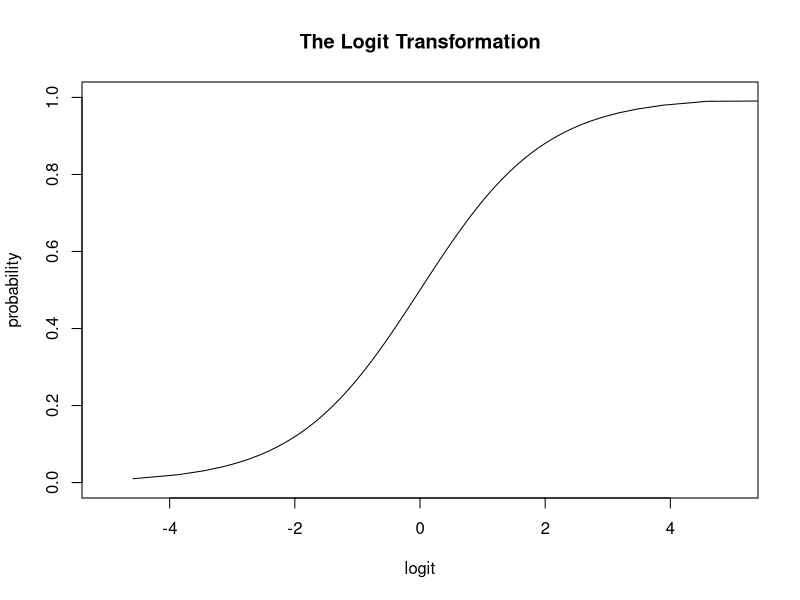
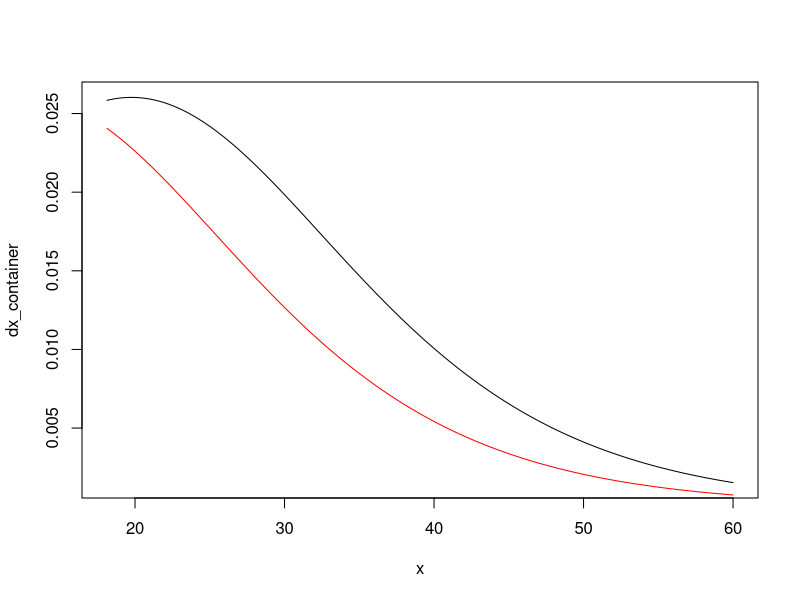
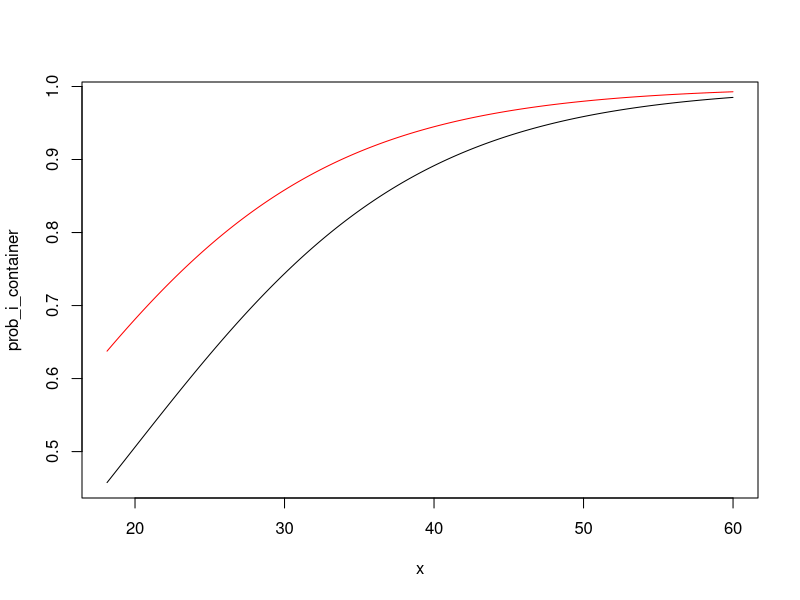

These charts were generated, in order, by the following R code:
# Logit transformation
## 1. Generate a vector of probabilities
pi <- seq(0, 0.9999999, le = 100)

logit <- function(x) {
  logit <- log(x / (1 - x))
  return (logit)
}

plot(
  logit(pi),
  pi,
  type = "l",
  xlim = c(-5, 5),
  main = "The Logit Transformation",
  xlab = "logit",
  ylab = "probability",
  cex.main = 1.2,
  cex.lab = 1,
  cex.axis = 1
)

# Maximum Likelihood estimation Logit
# General Syntax

# Load packages
library(maxLik)

loglikelikelihood <- function(beta) {
  ll <- "my likelihood function"
  #depending on your optimization routine,
  #check whether you need the negative or the positive log likelihood!
  return(ll)
}

#estim<-maxBFGS(loglike,finalHessian=TRUE,start=c(.,.))###initialize the optimization,
#pass on starting values and store the results in estim
#estim.par<-estim$estimate ### store the parameter estimates in a variable "estim.par"

# An empirical example for the logit model
set.seed(40)

n <- 1000 # sample size
beta0 <- -2 # intercept
beta1 <- 0.1 # coefficient of regressor
beta2 <- 1
beta <- cbind(beta0, beta1, beta2)

# Data
x <-
  sort(runif(n = n, min = 18, max = 60)) # generating the regressor
x2 <- rbinom(n, 1, 0.5) # vector of size 1000 with 1s and 0s. Probability for a 1 is 0.5
# Equation (6) Classification.html
linear_model <- beta0 + beta1 * x + beta2 * x2
# Logistig function
prob_i_x <- exp(linear_model) / (1 + exp(linear_model))
# drawing y with the transformed logit probabilities
# In Default example this is: Pr(default=YES|balance)
y <- rbinom(n = length(x), size = 1, prob = prob_i_x)

data <- cbind(x, prob_i_x)

X <- cbind(rep(1, n), x, x2)
# Formula.. from where?
loglikelikelihood <- function(beta) {
  ll <-
    sum(-y * log(1 + exp(-(X %*% beta))) - (1 - y) * log(1 + exp(X %*% beta)))
}
## TESTING Max likelihood functions
ll1 <- loglikelikelihood(c(0,1,1))
# This gives the same output as the one above?
myloglikelikelihood <- function(beta){
  ll <- sum(-log(1 + exp(X%*%beta)) + y*X%*%beta)
  return(ll)
}
ll2 <- myloglikelikelihood(c(0,1,1))
## END TESTING Max Likelihood functions

estimate <-
  maxBFGS(myloglikelikelihood,
          finalHessian = TRUE,
          start = c(0, 1, 1)) #initialize estimation procedure
estimate.parameter <- estimate$estimate
estimate.hessian <- estimate$hessian

Covariance_matrix <- -(solve(estimate$hessian))
sde <- sqrt(diag(Covariance_matrix))

# How do we interpret the parameter estimates?
# marginal effect
beta1_marginal_effect.x2 <- 0
# Marginal effect for beta1
getEstimateExpression <- function(index_of_x, x2_constant) {
  result <-
    exp(
      estimate.parameter[1] + estimate.parameter[2] * x[index_of_x] + estimate.parameter[3] *
        x2_constant
    ) / (
      1 + exp(
        estimate.parameter[1] + estimate.parameter[2] * x[index_of_x] + estimate.parameter[3] *
          x2_constant
      )
    )
  return(result)
}

estimate_expression <-
  exp(
    estimate.parameter[1] + estimate.parameter[2] * x[500] + estimate.parameter[3] *
      beta1_marginal_effect.x2
  ) / (
    1 + exp(
      estimate.parameter[1] + estimate.parameter[2] * x[500] + estimate.parameter[3] *
        beta1_marginal_effect.x2
    )
  )


prob_i <- getEstimateExpression(index_of_x = 500, x2_constant = beta1_marginal_effect.x2)
dx <- estimate.parameter[2] * (prob_i) * (1 - prob_i)

# Calculate marginal effect for beta1 for a range of x values and x2=0

# Prepare function for experiment
getMarginalEffectForARangeOfX <-
  function(length,
           x2,
           container = NULL,
           probability_container = NULL) {
    for (i in 1:x_len) {
      estimate_exp <- exp(
        estimate.parameter[1] + estimate.parameter[2] * x[i] + estimate.parameter[3] *
          x2
      ) / (
        1 + exp(
          estimate.parameter[1] + estimate.parameter[2] * x[i] + estimate.parameter[3] *
            x2
        )
      )
      
      prob_i <- getEstimateExpression(i, x2)
      container[i] <-
        estimate.parameter[2] * (prob_i) * (1 - prob_i)
      
      if (!is.null(probability_container)) {
        probability_container[i] <- prob_i
      }
    }
    
    if (!is.null(probability_container)) {
      return(probability_container)
    } else if (!is.null(container)) {
      return(container)
    }
  }

x_len <- length(x)
dx_container <- rep(0, x_len)
dx_container <-
  getMarginalEffectForARangeOfX(x_len, beta1_marginal_effect.x2, dx_container)

# Plot
plot(x, dx_container, type = "l")

# Calculate marginal effect for beta1 for a range of x values and x2=1
beta1_marginal_effect2.x2 <- 1
dx_container1 <- rep(0, x_len)
dx_container1 <-
  getMarginalEffectForARangeOfX(x_len, beta1_marginal_effect2.x2, dx_container1)

# Plot line on the same plot as before - marginal effect for beta1 when x2 = 1
lines(x, dx_container1, col = "red")

# Predicted probabilities for beta2 when x2 = 0
beta2_marginal_effect.x2 <- 0
prob_i_container <- rep(0, x_len)
prob_i_container <-
  getMarginalEffectForARangeOfX(
    x_len,
    beta2_marginal_effect.x2,
    container = NULL,
    probability_container = prob_i_container
  )

plot(x, prob_i_container, type = "l")

# Predicted probabilities for beta2 when x2 = 1
beta2_marginal_effect2.x2 <- 1
prob_i_container1 <- rep(0, x_len)
prob_i_container1 <- getMarginalEffectForARangeOfX(
  x_len,
  beta2_marginal_effect2.x2,
  container = NULL,
  probability_container = prob_i_container1
)

lines(x, prob_i_container1, col = "red")


# Simulate this model with the probabilities as described above
# with the following values:
# n = 1000; b0 = -2, b1= 0.1, b2 = 1;
# x0i = 1 for all i, x1i ~ U(18,60), x2i ~ B(0.5)
# We've already do that above?
